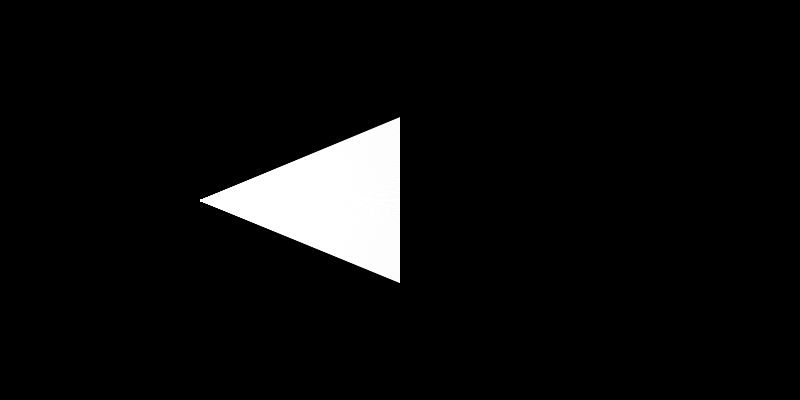
Frame 1 (no input)
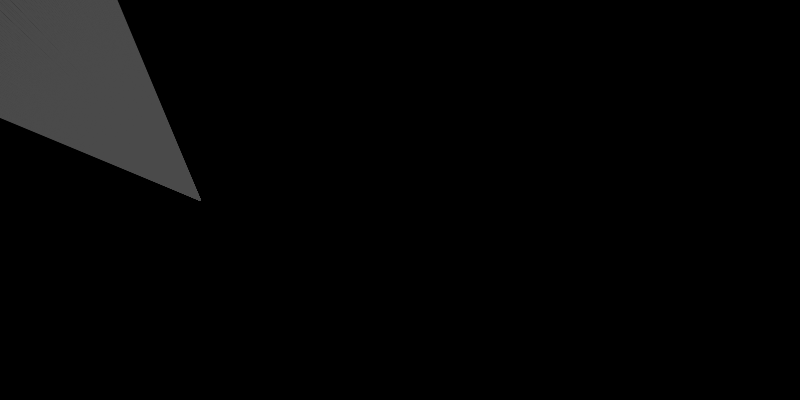
Frame 60 (the mouse pressed at the canvas centre just before this capture)
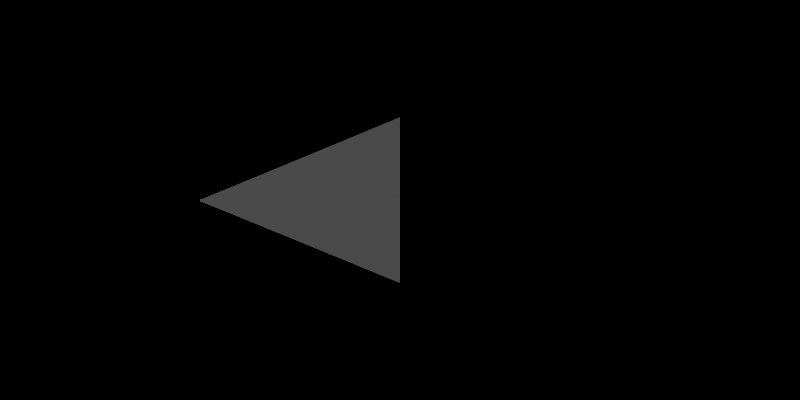
Frame 120 (the mouse held since frame 60 and released just before this capture)

The Processing sketch that drew these frames (run headless with seeded random() and noise(); from frame 60 on, the mouse is pressed at the canvas centre):

// Processing sketch: raycasting
// ── raycasting.pde
//ArrayList<Wall> walls = new ArrayList<Wall>();

final int AREA_WIDTH = 400;
final int TOTAL_WIDTH = 800;
final int AREA_HEIGHT = 400;
ArrayList<Polygon> polys = new ArrayList<Polygon>();
//Ray ray;
Particle p;
PVector pMouse;
PGraphics edges;
PGraphics topDown;
PGraphics render;

void settings() {
  size(TOTAL_WIDTH, AREA_HEIGHT);
}
void setup() {


  //size(400, 400);
  //colorMode(HSB);
  pMouse = new PVector();
  p = new Particle();
  edges = createGraphics(AREA_WIDTH,AREA_HEIGHT);
  topDown = createGraphics(AREA_WIDTH,AREA_HEIGHT);
  render = createGraphics(AREA_WIDTH,AREA_HEIGHT);
}


void draw() {
  
  render.beginDraw();
  render.background(0);
  topDown.beginDraw();
  pMouse.set(mouseX, mouseY);
  topDown.background(0);
  //topDown.image(edges, 0, 0);
  for (Polygon pp : polys) {
    pp.draw();
  }
  //ray.draw();
  p.update();
  //edges.beginDraw();
  //edges.fill(0,20);
  //edges.rect(0,0,width,height);
  
  p.draw();
  //edges.endDraw();
  p.cast();
  p.lookAt(pMouse);
  //p.pos.set(pMouse);
  fill(255);
  text(p.angle, 10, 10);
  
  topDown.endDraw();
  render.endDraw();
  image(topDown, 0, 0);
  image(render, AREA_WIDTH,0);


}

void keyPressed() {
  PVector force = new PVector();
  
  if (key == 'w') {
    force.y -= 0.5;
  } 
  
  if (key == 's') {
    force.y += 0.5;
  }
  
  if (key == 'a') {
    force.x -= 0.5;
  }
  
  if (key == 'd') {
    force.x += 0.5;
  }
  
  force.limit(0.5);
  
  p.applyForce(force);
}

void mouseClicked() {
  newPolys();
}

void newPolys() {
  polys.clear();
  for (int i = 0; i < 20; i += 1) {
    polys.add(new Polygon(random(AREA_WIDTH), random(AREA_HEIGHT)));
  }//ray = new Ray(width / 4, height / 2);
}

// ── Particle.pde
class Particle {
  float viewAngle = radians(45);
  float angleInc = radians(.5);
  PVector pos = new PVector(AREA_WIDTH / 2, AREA_HEIGHT / 2);
  PVector vel, acc;
  float angle = 0;
  ArrayList<Ray> rays = new ArrayList<Ray>();
  ArrayList<Wall> walls = new ArrayList<Wall>();
  Particle() {
    
    vel = new PVector();
    acc = new PVector();
    int index = 0;
    for (float a = -(viewAngle/2); a < (viewAngle/2); a += (viewAngle / float(AREA_WIDTH))) {
      rays.add(new Ray(pos, a, index));
      index += 1;
    }
    
    //rays.add(new Ray(pos, 0));
    
    
  }
  
  void lookAt(PVector p) {
    angle = PVector.sub(p,pos).heading();
  }
  
  void applyForce(PVector pForce) {
    acc.add(pForce);
  }
  
  void update() {
    vel.add(acc);
    vel.limit(3);
    pos.add(vel);
    acc.mult(0);
    vel.mult(0.9);
    
    
    
    walls.clear();
    for (Polygon p : polys) {
      for (Wall w : p.walls) {
        walls.add(w);
      }
    }
  }

  void draw() {
    for (Ray r : rays) {
      r.draw();
    }
  }
  void cast() {
    //angle = (angle + angleInc) % TWO_PI;
    for (Ray r : rays) {
      r.updateAngle(angle);
      //r.update();
      
      r.cast(walls);
    }
  }
}

// ── Polygon.pde
class Polygon {
  ArrayList<Wall> walls = new ArrayList<Wall>();
  PVector pos;
  float points = 4; //floor(random(3,6));
  
  Polygon(float x, float y) {
    pos = new PVector(x,y);
    float step = TWO_PI / points;
    float r = random(10,50);
    float xf = 0, yf = 0;
    float xx = 0, yy = 0, xl = 0, yl = 0;
    int i = 0;
    for (float a = 0; a < TWO_PI; a += step) {
      //r = random(10,50);
      xx = pos.x + r * cos(a+QUARTER_PI);
      yy = pos.y + r * sin(a+QUARTER_PI);
      
      
      if (i == 0) {
        xf = xx;
        yf = yy;
      } else {
        walls.add(new Wall(xl, yl, xx, yy));
      }
      xl = xx;
      yl = yy;
      i += 1;
    }
    walls.add(new Wall(xl, yl, xf, yf));
    
  }
  
  void draw() {
    for (Wall wall : walls) {
      wall.draw();
    }
  }
}

// ── Ray.pde
class Ray {
  final float MAX_DIST = AREA_WIDTH * 2;
  final float CAP_DIST = AREA_WIDTH;
  PVector pos, dir, posEnd, collidesAt;
  boolean collided = false;
  float t, u;
  PVector temp = new PVector();
  float angle = 0;
  float colourDist = 0;
  color col = color(255);
  final int index;
  Ray(PVector pos, float angle, int index) {
    this.pos = pos;
    dir = PVector.fromAngle(angle);
    posEnd = PVector.add(pos, PVector.mult(dir, MAX_DIST));
    collidesAt = new PVector();
    this.angle = angle;
    this.index = index;
  }

  void updateDir(PVector pointAt) {
    dir = PVector.sub(pointAt, pos);
    dir.normalize();
    posEnd = PVector.add(pos, PVector.mult(dir, MAX_DIST));
    colourDist = PVector.dist(pos, posEnd);
    updateDist();
  }

  void updateAngle(float angle) {
    //this.angle += angle;
    //this.angle = this.angle % TWO_PI;
    dir = PVector.fromAngle(this.angle + angle);
    dir.normalize();
    posEnd = PVector.add(pos, PVector.mult(dir, MAX_DIST));
    colourDist = PVector.dist(pos, posEnd);
    updateDist();
  }

  void update() {
    posEnd = PVector.add(pos, PVector.mult(dir, MAX_DIST));
    updateDist();
  }

  void updateDist() {
    colourDist = constrain(PVector.dist(pos, collidesAt), 0, CAP_DIST);
  }


  void draw() {
    //println(colourDist + " " + width);
    col = color(map(colourDist, 0, CAP_DIST, 255, 0));
    float h = map(colourDist, 0, CAP_DIST, 0, render.height);
    //stroke(255);
    //pushMatrix();
    //translate(pos.x, pos.y);
    //line(0, 0, dir.x * 20, dir.y *  20);
    //popMatrix();

    if (collided) {
      //edges.noStroke();
      //edges.fill(255);
      //edges.ellipse(collidesAt.x, collidesAt.y, 4, 4);
      //noStroke();
      //fill(col);
      //ellipse(collidesAt.x, collidesAt.y, 4, 4);
      topDown.stroke(col);
      topDown.line(pos.x, pos.y, collidesAt.x, collidesAt.y);
      render.stroke(col);
      float x = index;//map(index, 0, p.rays.size(), 0, render.width);
      render.line(x,0+(h/2),x,render.height - (h/2));
    } else {
      topDown.stroke(col);
      topDown.line(pos.x, pos.y, posEnd.x, posEnd.y);
    }
  }

  boolean cast(ArrayList<Wall> walls) {
    //ArrayList<Wall> walls = new ArrayList<Wall>();
    //for (Polygon pp : polys) {

    //  walls.addAll(pp.walls);
    //}
    collided = false;

    float dist = 0;
    float minDist = -1;
    PVector closest = null;

    boolean foundOne = false;
    for (Wall wall : walls) {
      //PVector p = null;
      t = t(pos, posEnd, wall.ps, wall.pe);
      u = u(pos, posEnd, wall.ps, wall.pe);


      if (t > 0 && t < 1 && u > 0 && u < 1) {
        //p = new PVector();

        temp.x = pos.x + t * (posEnd.x - pos.x);
        temp.y = pos.y + t * (posEnd.y - pos.y);
        dist = PVector.dist(pos, temp);

        if (!foundOne || dist < minDist) {
          minDist = dist;
          closest = temp.copy();
          foundOne = true;
        }
      }
    }

    if (closest != null) {
      collidesAt.set(closest);
      collided = true;
      return true;
    }
    //println(t + " " + u);
    return false;
  }
}

float t(PVector s1, PVector e1, PVector s2, PVector e2) {
  return t(s1.x, s1.y, e1.x, e1.y, s2.x, s2.y, e2.x, e2.y);
}

float t(float x1, float y1, float x2, float y2, float x3, float y3, float x4, float y4) {
  float te = (x1 - x3) * (y3 - y4) - (y1 - y3) * (x3 - x4);
  float td = ud(x1, y1, x2, y2, x3, y3, x4, y4);
  return te / td;
}

float u(PVector s1, PVector e1, PVector s2, PVector e2) {

  return u(s1.x, s1.y, e1.x, e1.y, s2.x, s2.y, e2.x, e2.y);
}

float u(float x1, float y1, float x2, float y2, float x3, float y3, float x4, float y4) {
  float ue = (x1 - x2) * (y1 - y3) - (y1 - y2) * (x1 - x3);
  float ud = ud(x1, y1, x2, y2, x3, y3, x4, y4);
  return -(ue / ud);
}

float ud(float x1, float y1, float x2, float y2, float x3, float y3, float x4, float y4) {
  return (x1 - x2) * (y3 - y4) - (y1 - y2)*(x3-x4);
}

// ── Wall.pde
class Wall {
  PVector ps, pe;
  
  
  Wall(float x1, float y1, float x2, float y2) {
    ps = new PVector(x1,y1);
    pe = new PVector(x2,y2);
    
  }
  
  void draw() {
    topDown.stroke(255);
    topDown.noFill();
    topDown.line(ps.x, ps.y, pe.x, pe.y);
    //rect(pos.x, pos.y, dims.x, dims.y);
  }
}
